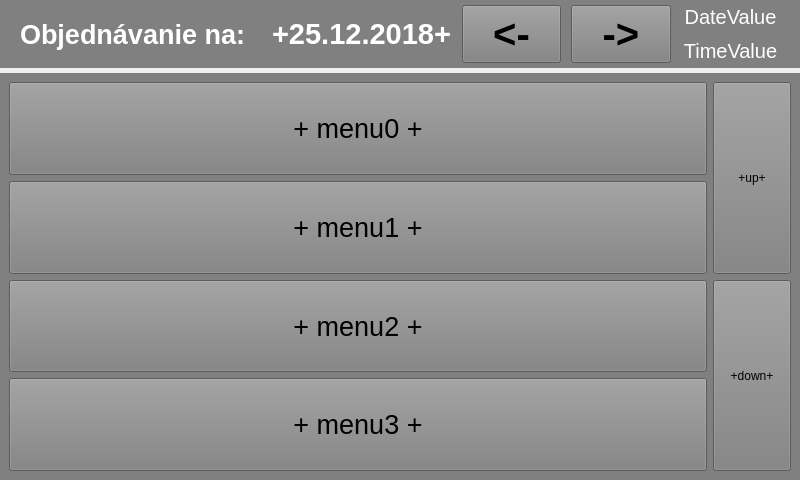
<?xml version="1.0" encoding="UTF-8"?>
<ui version="4.0">
 <class>InfScanCard</class>
 <widget class="QWidget" name="InfScanCard">
  <property name="geometry">
   <rect>
    <x>0</x>
    <y>0</y>
    <width>800</width>
    <height>480</height>
   </rect>
  </property>
  <property name="windowTitle">
   <string>Form</string>
  </property>
  <layout class="QVBoxLayout" name="verticalLayout_2" stretch="1,6">
   <property name="spacing">
    <number>5</number>
   </property>
   <property name="leftMargin">
    <number>0</number>
   </property>
   <property name="topMargin">
    <number>0</number>
   </property>
   <property name="rightMargin">
    <number>0</number>
   </property>
   <property name="bottomMargin">
    <number>0</number>
   </property>
   <item>
    <widget class="QWidget" name="titleLayout_this" native="true">
     <property name="sizePolicy">
      <sizepolicy hsizetype="Ignored" vsizetype="Ignored">
       <horstretch>0</horstretch>
       <verstretch>0</verstretch>
      </sizepolicy>
     </property>
     <property name="styleSheet">
      <string notr="true">background:Gray</string>
     </property>
     <property name="class" stdset="0">
      <string>lightPanelStyle</string>
     </property>
     <layout class="QHBoxLayout" name="titleLayout" stretch="9,7,4,4,4">
      <property name="spacing">
       <number>0</number>
      </property>
      <property name="leftMargin">
       <number>20</number>
      </property>
      <property name="topMargin">
       <number>0</number>
      </property>
      <property name="rightMargin">
       <number>15</number>
      </property>
      <property name="bottomMargin">
       <number>0</number>
      </property>
      <item>
       <widget class="QLabel" name="TitleValue">
        <property name="sizePolicy">
         <sizepolicy hsizetype="Ignored" vsizetype="Ignored">
          <horstretch>0</horstretch>
          <verstretch>0</verstretch>
         </sizepolicy>
        </property>
        <property name="font">
         <font>
          <pointsize>20</pointsize>
          <weight>75</weight>
          <bold>true</bold>
         </font>
        </property>
        <property name="styleSheet">
         <string notr="true">color:white</string>
        </property>
        <property name="text">
         <string>Objednávanie na:</string>
        </property>
        <property name="class" stdset="0">
         <string>clientTextTitleStyle</string>
        </property>
       </widget>
      </item>
      <item>
       <widget class="QLabel" name="toDate">
        <property name="sizePolicy">
         <sizepolicy hsizetype="Ignored" vsizetype="Ignored">
          <horstretch>0</horstretch>
          <verstretch>0</verstretch>
         </sizepolicy>
        </property>
        <property name="font">
         <font>
          <pointsize>22</pointsize>
          <weight>75</weight>
          <bold>true</bold>
         </font>
        </property>
        <property name="styleSheet">
         <string notr="true">color:white</string>
        </property>
        <property name="text">
         <string>+25.12.2018+</string>
        </property>
        <property name="alignment">
         <set>Qt::AlignCenter</set>
        </property>
       </widget>
      </item>
      <item>
       <widget class="QPushButton" name="prevDay">
        <property name="sizePolicy">
         <sizepolicy hsizetype="Ignored" vsizetype="Ignored">
          <horstretch>0</horstretch>
          <verstretch>0</verstretch>
         </sizepolicy>
        </property>
        <property name="font">
         <font>
          <pointsize>30</pointsize>
          <weight>75</weight>
          <bold>true</bold>
         </font>
        </property>
        <property name="styleSheet">
         <string notr="true">margin:5</string>
        </property>
        <property name="text">
         <string>&lt;-</string>
        </property>
       </widget>
      </item>
      <item>
       <widget class="QPushButton" name="nextDay">
        <property name="sizePolicy">
         <sizepolicy hsizetype="Ignored" vsizetype="Ignored">
          <horstretch>0</horstretch>
          <verstretch>0</verstretch>
         </sizepolicy>
        </property>
        <property name="font">
         <font>
          <pointsize>30</pointsize>
          <weight>75</weight>
          <bold>true</bold>
         </font>
        </property>
        <property name="styleSheet">
         <string notr="true">margin:5</string>
        </property>
        <property name="text">
         <string>-&gt;</string>
        </property>
       </widget>
      </item>
      <item>
       <widget class="QWidget" name="verticalWidget" native="true">
        <property name="sizePolicy">
         <sizepolicy hsizetype="Ignored" vsizetype="Ignored">
          <horstretch>0</horstretch>
          <verstretch>0</verstretch>
         </sizepolicy>
        </property>
        <layout class="QVBoxLayout" name="verticalLayout_3">
         <property name="spacing">
          <number>0</number>
         </property>
         <property name="leftMargin">
          <number>0</number>
         </property>
         <property name="topMargin">
          <number>0</number>
         </property>
         <property name="rightMargin">
          <number>0</number>
         </property>
         <property name="bottomMargin">
          <number>0</number>
         </property>
         <item>
          <widget class="QLabel" name="DateValue">
           <property name="sizePolicy">
            <sizepolicy hsizetype="Ignored" vsizetype="Ignored">
             <horstretch>0</horstretch>
             <verstretch>0</verstretch>
            </sizepolicy>
           </property>
           <property name="font">
            <font>
             <pointsize>15</pointsize>
            </font>
           </property>
           <property name="styleSheet">
            <string notr="true">color:white</string>
           </property>
           <property name="text">
            <string>DateValue</string>
           </property>
           <property name="alignment">
            <set>Qt::AlignCenter</set>
           </property>
           <property name="class" stdset="0">
            <string>dateStyle</string>
           </property>
          </widget>
         </item>
         <item>
          <widget class="QLabel" name="TimeValue">
           <property name="sizePolicy">
            <sizepolicy hsizetype="Ignored" vsizetype="Ignored">
             <horstretch>0</horstretch>
             <verstretch>0</verstretch>
            </sizepolicy>
           </property>
           <property name="font">
            <font>
             <pointsize>15</pointsize>
            </font>
           </property>
           <property name="styleSheet">
            <string notr="true">color:white</string>
           </property>
           <property name="text">
            <string>TimeValue</string>
           </property>
           <property name="alignment">
            <set>Qt::AlignCenter</set>
           </property>
           <property name="class" stdset="0">
            <string>timeStyle</string>
           </property>
          </widget>
         </item>
        </layout>
       </widget>
      </item>
     </layout>
    </widget>
   </item>
   <item>
    <widget class="QWidget" name="ContentLayout" native="true">
     <property name="sizePolicy">
      <sizepolicy hsizetype="Ignored" vsizetype="Ignored">
       <horstretch>0</horstretch>
       <verstretch>0</verstretch>
      </sizepolicy>
     </property>
     <property name="styleSheet">
      <string notr="true">background:Gray</string>
     </property>
     <property name="class" stdset="0">
      <string>darkPanelStyle</string>
     </property>
     <layout class="QGridLayout" name="gridLayout" columnstretch="9,1">
      <item row="1" column="0">
       <widget class="QPushButton" name="menu_1">
        <property name="sizePolicy">
         <sizepolicy hsizetype="Ignored" vsizetype="Ignored">
          <horstretch>0</horstretch>
          <verstretch>0</verstretch>
         </sizepolicy>
        </property>
        <property name="font">
         <font>
          <pointsize>20</pointsize>
         </font>
        </property>
        <property name="text">
         <string>+ menu1 +</string>
        </property>
        <property name="checkable">
         <bool>true</bool>
        </property>
       </widget>
      </item>
      <item row="2" column="0">
       <widget class="QPushButton" name="menu_2">
        <property name="sizePolicy">
         <sizepolicy hsizetype="Ignored" vsizetype="Ignored">
          <horstretch>0</horstretch>
          <verstretch>0</verstretch>
         </sizepolicy>
        </property>
        <property name="font">
         <font>
          <pointsize>20</pointsize>
         </font>
        </property>
        <property name="text">
         <string>+ menu2 +</string>
        </property>
        <property name="checkable">
         <bool>true</bool>
        </property>
       </widget>
      </item>
      <item row="0" column="0">
       <widget class="QPushButton" name="menu_0">
        <property name="sizePolicy">
         <sizepolicy hsizetype="Ignored" vsizetype="Ignored">
          <horstretch>0</horstretch>
          <verstretch>0</verstretch>
         </sizepolicy>
        </property>
        <property name="font">
         <font>
          <pointsize>20</pointsize>
         </font>
        </property>
        <property name="text">
         <string>+ menu0 +</string>
        </property>
        <property name="checkable">
         <bool>true</bool>
        </property>
       </widget>
      </item>
      <item row="3" column="0">
       <widget class="QPushButton" name="menu_3">
        <property name="sizePolicy">
         <sizepolicy hsizetype="Ignored" vsizetype="Ignored">
          <horstretch>0</horstretch>
          <verstretch>0</verstretch>
         </sizepolicy>
        </property>
        <property name="font">
         <font>
          <pointsize>20</pointsize>
         </font>
        </property>
        <property name="text">
         <string>+ menu3 +</string>
        </property>
        <property name="checkable">
         <bool>true</bool>
        </property>
       </widget>
      </item>
      <item row="0" column="1" rowspan="2">
       <widget class="QPushButton" name="up">
        <property name="sizePolicy">
         <sizepolicy hsizetype="Ignored" vsizetype="Ignored">
          <horstretch>0</horstretch>
          <verstretch>0</verstretch>
         </sizepolicy>
        </property>
        <property name="text">
         <string>+up+</string>
        </property>
       </widget>
      </item>
      <item row="2" column="1" rowspan="2">
       <widget class="QPushButton" name="down">
        <property name="sizePolicy">
         <sizepolicy hsizetype="Ignored" vsizetype="Ignored">
          <horstretch>0</horstretch>
          <verstretch>0</verstretch>
         </sizepolicy>
        </property>
        <property name="text">
         <string>+down+</string>
        </property>
       </widget>
      </item>
     </layout>
    </widget>
   </item>
  </layout>
 </widget>
 <resources/>
 <connections/>
</ui>
